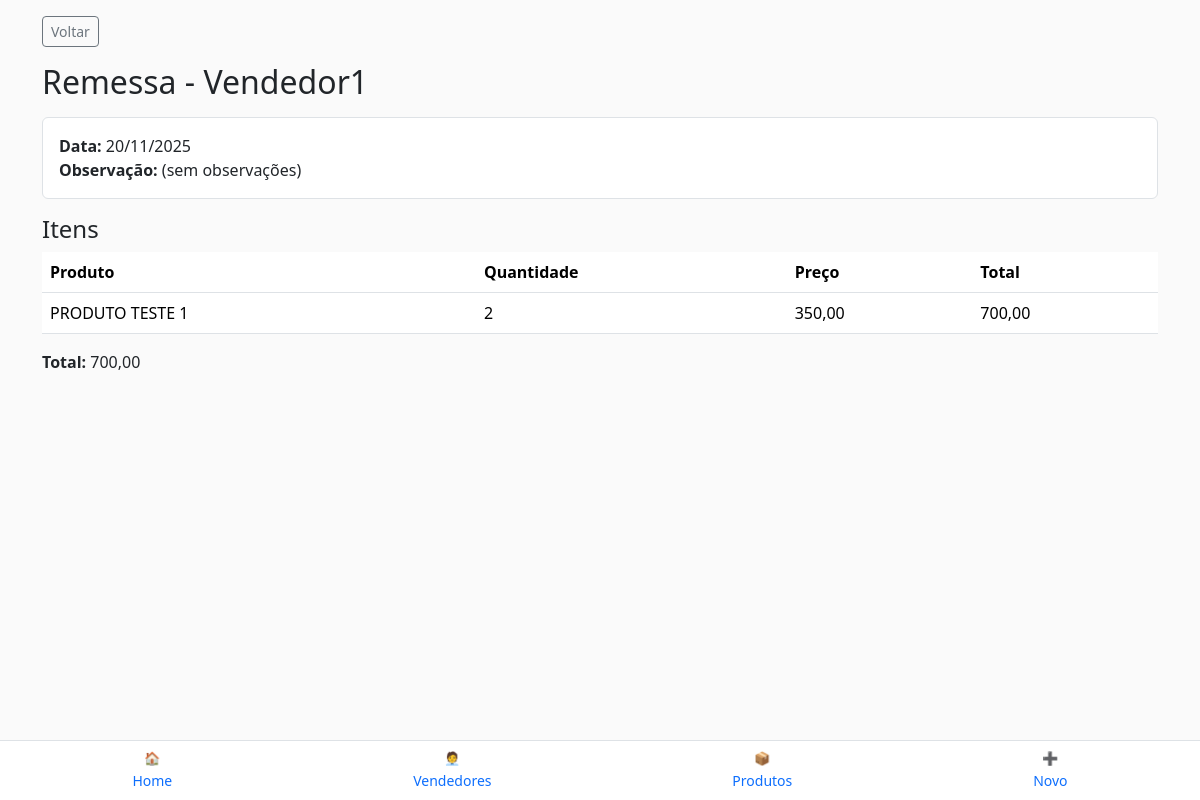
/operacoes/remessa/1/ (signed in), run on the app's committed database.
### operacoes/models.py (models this page shows, shortened)
class Remessa(models.Model):
    organization = models.ForeignKey(Organization, on_delete=models.CASCADE, db_index=True)
    seller = models.ForeignKey(Vendedor, on_delete=models.PROTECT, related_name="remessas")
    date = models.DateField()
    obs = models.CharField(max_length=255, blank=True)

class RemessaItem(models.Model):
    remessa = models.ForeignKey(Remessa, on_delete=models.CASCADE, related_name="itens")
    product = models.ForeignKey(Produto, on_delete=models.PROTECT)
    qty = models.PositiveIntegerField(blank=True, null=True)  # sem MinValueValidator
    unit_price = models.DecimalField(max_digits=12, decimal_places=2, validators=[MinValueValidator(0)])
    total_item = models.DecimalField(max_digits=14, decimal_places=2, editable=False)

### vendedores/models.py (models this page shows, shortened)
class Vendedor(models.Model):
    organization = models.ForeignKey(Organization, on_delete=models.CASCADE, db_index=True)
    name = models.CharField(max_length=120)
    contact = models.CharField(max_length=120, blank=True)
    is_active = models.BooleanField(default=True)
    class Meta:
        unique_together = (("organization", "name"),)
        ordering = ("name",)

### produtos/models.py (models this page shows, shortened)
class Produto(models.Model):
    organization = models.ForeignKey(Organization, on_delete=models.CASCADE, db_index=True)
    name = models.CharField(max_length=120)
    is_active = models.BooleanField(default=True)
    class Meta:
        unique_together = (("organization", "name"),)
        ordering = ("name",)

### operacoes/views.py (the view)
# urls.py: path('remessa/<int:pk>/', views.remessa_detail, name='remessa_detail'),
@login_required
def remessa_detail(request, pk):
    org = request.current_org
    remessa = get_object_or_404(Remessa, pk=pk, organization=org)
    itens = RemessaItem.objects.filter(remessa=remessa).select_related('product')
    total = sum((i.total_item or 0) for i in itens)
    return render(request, 'operacoes/remessa_detail.html', {
        'remessa': remessa,
        'itens': itens,
        'total': total,
    })

### templates/operacoes/remessa_detail.html (shortened to what this page needs)
{% extends "base.html" %}
{% block content %}
<div class="container mt-3">
  <p class="mb-3">
    <a href="{% url 'remessas_por_vendedor' remessa.seller.id %}" class="btn btn-sm btn-outline-secondary">
      Voltar
    </a>
  </p>
  <h2 class="mb-3">Remessa - {{ remessa.seller.name }}</h2>
  <div class="mb-3 p-3 bg-white border rounded">
    <strong>Data:</strong> {{ remessa.date|date:"d/m/Y" }}<br>
    <strong>Observação:</strong> {{ remessa.obs|default:"(sem observações)" }}
  </div>
  <h4>Itens</h4>
  <table class="table">
    <thead>
      <tr>
        <th>Produto</th>
        <th>Quantidade</th>
        <th>Preço</th>
        <th>Total</th>
      </tr>
    </thead>
    <tbody>
      {% for item in itens %}
        <tr>
          <td>{{ item.product.name }}</td>
          <td>{{ item.qty }}</td>
          <td>{{ item.unit_price }}</td>
          <td>{{ item.total_item }}</td>
        </tr>
      {% endfor %}
    </tbody>
  </table>
  <p class="mt-3"><strong>Total:</strong> {{ total }}</p>
</div>
{% endblock %}

### templates/base.html (style rules this page uses)
body { background:#fafafa; }

### data on the page
Remessa: seller.name "Vendedor1", date "20/11/2025", obs "(sem observações)"
RemessaItem: product.name "PRODUTO TESTE 1", qty "2", unit_price "350,00", total_item "700,00"

### other printed values
{{ total }} "700,00"
